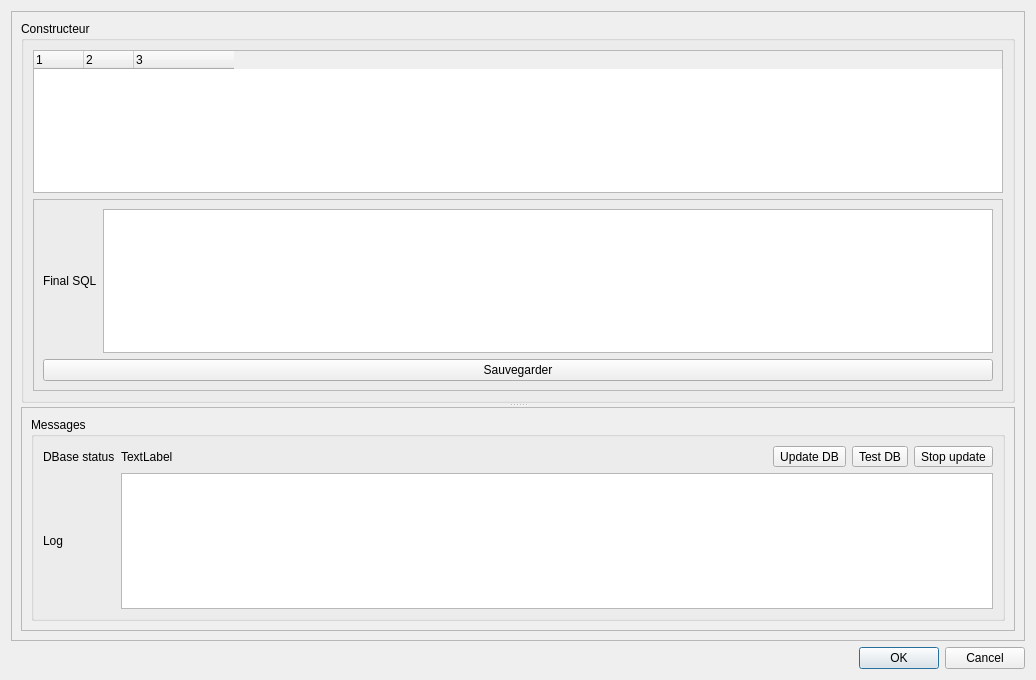
<?xml version="1.0" encoding="UTF-8"?>
<ui version="4.0">
 <class>Dialog</class>
 <widget class="QDialog" name="Dialog">
  <property name="geometry">
   <rect>
    <x>0</x>
    <y>0</y>
    <width>1036</width>
    <height>680</height>
   </rect>
  </property>
  <property name="windowTitle">
   <string>Dialog</string>
  </property>
  <layout class="QVBoxLayout" name="verticalLayout" stretch="0,1">
   <item>
    <widget class="QFrame" name="frame_3">
     <property name="frameShape">
      <enum>QFrame::StyledPanel</enum>
     </property>
     <property name="frameShadow">
      <enum>QFrame::Raised</enum>
     </property>
     <layout class="QVBoxLayout" name="verticalLayout_2">
      <item>
       <widget class="QSplitter" name="splitter">
        <property name="orientation">
         <enum>Qt::Vertical</enum>
        </property>
        <widget class="QGroupBox" name="groupBox_5">
         <property name="title">
          <string>Constructeur</string>
         </property>
         <layout class="QVBoxLayout" name="verticalLayout_4">
          <item>
           <widget class="QTreeWidget" name="treeWidget">
            <property name="dragEnabled">
             <bool>true</bool>
            </property>
            <property name="dragDropMode">
             <enum>QAbstractItemView::InternalMove</enum>
            </property>
            <property name="alternatingRowColors">
             <bool>true</bool>
            </property>
            <property name="animated">
             <bool>true</bool>
            </property>
            <property name="wordWrap">
             <bool>true</bool>
            </property>
            <property name="columnCount">
             <number>3</number>
            </property>
            <attribute name="headerDefaultSectionSize">
             <number>50</number>
            </attribute>
            <attribute name="headerStretchLastSection">
             <bool>false</bool>
            </attribute>
            <column>
             <property name="text">
              <string notr="true">1</string>
             </property>
            </column>
            <column>
             <property name="text">
              <string notr="true">2</string>
             </property>
            </column>
            <column>
             <property name="text">
              <string notr="true">3</string>
             </property>
            </column>
           </widget>
          </item>
          <item>
           <widget class="QFrame" name="frame_2">
            <property name="frameShape">
             <enum>QFrame::StyledPanel</enum>
            </property>
            <property name="frameShadow">
             <enum>QFrame::Raised</enum>
            </property>
            <layout class="QGridLayout" name="gridLayout">
             <item row="0" column="1">
              <widget class="QTextBrowser" name="textBrowser_sqlfinal">
               <property name="minimumSize">
                <size>
                 <width>0</width>
                 <height>0</height>
                </size>
               </property>
               <property name="readOnly">
                <bool>false</bool>
               </property>
              </widget>
             </item>
             <item row="0" column="0">
              <widget class="QLabel" name="label_2">
               <property name="text">
                <string>Final SQL</string>
               </property>
              </widget>
             </item>
             <item row="1" column="0" colspan="2">
              <widget class="QPushButton" name="pushButton_save">
               <property name="text">
                <string>Sauvegarder</string>
               </property>
              </widget>
             </item>
            </layout>
           </widget>
          </item>
         </layout>
        </widget>
        <widget class="QFrame" name="frame_4">
         <property name="frameShape">
          <enum>QFrame::StyledPanel</enum>
         </property>
         <property name="frameShadow">
          <enum>QFrame::Raised</enum>
         </property>
         <layout class="QVBoxLayout" name="verticalLayout_3">
          <item>
           <widget class="QGroupBox" name="groupBox">
            <property name="title">
             <string>Messages</string>
            </property>
            <layout class="QGridLayout" name="gridLayout_2" columnstretch="1,10,1,1,0">
             <item row="1" column="0">
              <widget class="QLabel" name="label_4">
               <property name="text">
                <string>Log</string>
               </property>
              </widget>
             </item>
             <item row="0" column="0">
              <widget class="QLabel" name="label_3">
               <property name="text">
                <string>DBase status</string>
               </property>
              </widget>
             </item>
             <item row="0" column="1">
              <widget class="QLabel" name="label_rawdbasestate">
               <property name="text">
                <string>TextLabel</string>
               </property>
              </widget>
             </item>
             <item row="0" column="2">
              <widget class="QToolButton" name="toolButton_updatedb">
               <property name="text">
                <string>Update DB</string>
               </property>
              </widget>
             </item>
             <item row="0" column="3">
              <widget class="QToolButton" name="toolButton_testdb">
               <property name="text">
                <string>Test DB</string>
               </property>
              </widget>
             </item>
             <item row="1" column="1" colspan="4">
              <widget class="QTextBrowser" name="textBrowser_errors">
               <property name="maximumSize">
                <size>
                 <width>16777215</width>
                 <height>16777215</height>
                </size>
               </property>
               <property name="lineWrapMode">
                <enum>QTextEdit::NoWrap</enum>
               </property>
              </widget>
             </item>
             <item row="0" column="4">
              <widget class="QToolButton" name="toolButton_stop">
               <property name="text">
                <string>Stop update</string>
               </property>
              </widget>
             </item>
            </layout>
           </widget>
          </item>
         </layout>
        </widget>
       </widget>
      </item>
     </layout>
    </widget>
   </item>
   <item>
    <widget class="QDialogButtonBox" name="buttonBox">
     <property name="orientation">
      <enum>Qt::Horizontal</enum>
     </property>
     <property name="standardButtons">
      <set>QDialogButtonBox::Cancel|QDialogButtonBox::Ok</set>
     </property>
    </widget>
   </item>
  </layout>
 </widget>
 <resources/>
 <connections>
  <connection>
   <sender>buttonBox</sender>
   <signal>accepted()</signal>
   <receiver>Dialog</receiver>
   <slot>accept()</slot>
   <hints>
    <hint type="sourcelabel">
     <x>248</x>
     <y>254</y>
    </hint>
    <hint type="destinationlabel">
     <x>157</x>
     <y>274</y>
    </hint>
   </hints>
  </connection>
  <connection>
   <sender>buttonBox</sender>
   <signal>rejected()</signal>
   <receiver>Dialog</receiver>
   <slot>reject()</slot>
   <hints>
    <hint type="sourcelabel">
     <x>316</x>
     <y>260</y>
    </hint>
    <hint type="destinationlabel">
     <x>286</x>
     <y>274</y>
    </hint>
   </hints>
  </connection>
 </connections>
</ui>
